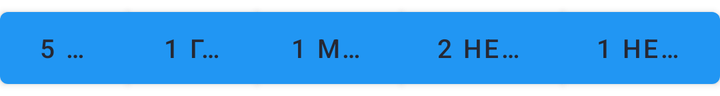
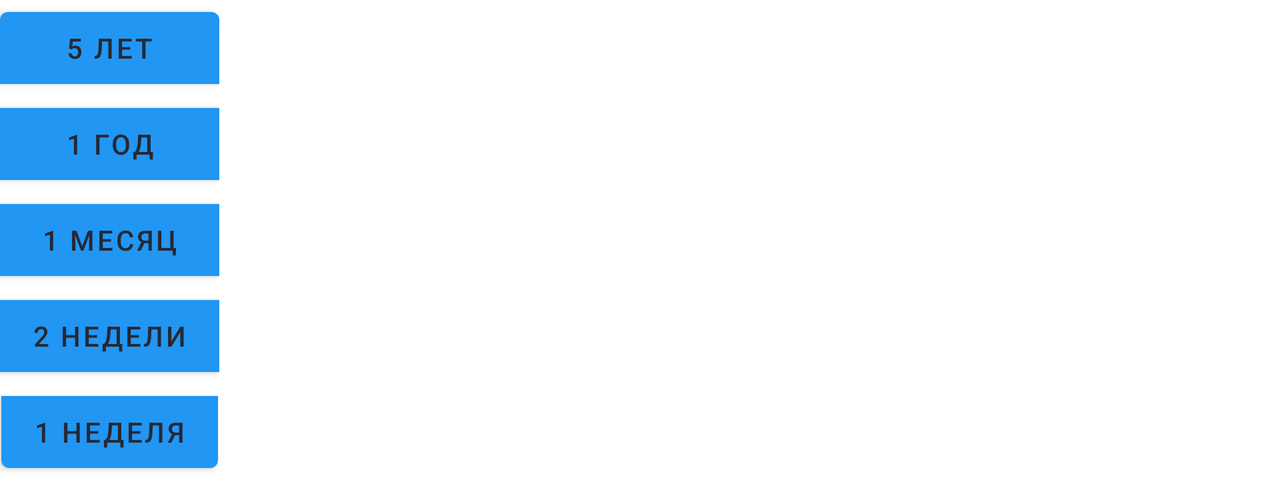

Compare how this app lays out the same screen by default and in its alternative resource folder. The renders come first, then the two layout files and the values they reference.
<!-- AndroidManifest.xml: application theme Theme.Stocks.NoActionBar -->
<!-- res/layout/dynamic_button_panel.xml -->
<?xml version="1.0" encoding="utf-8"?>
<com.google.android.material.button.MaterialButtonToggleGroup xmlns:android="http://schemas.android.com/apk/res/android"
    xmlns:app="http://schemas.android.com/apk/res-auto"
    android:id="@+id/button_group"
    android:layout_width="match_parent"
    android:layout_height="wrap_content"
    android:weightSum="5"
    app:selectionRequired="true"
    app:singleSelection="true">


    <com.google.android.material.button.MaterialButton
        android:id="@+id/year5"
        android:layout_width="wrap_content"
        android:layout_height="wrap_content"
        android:layout_weight="1"
        android:text="@string/years5"
        android:textSize="13sp" />

    <com.google.android.material.button.MaterialButton
        android:id="@+id/year1"
        android:layout_width="wrap_content"
        android:layout_height="wrap_content"

        android:layout_weight="1"
        android:text="@string/years1"
        android:textSize="13sp" />

    <com.google.android.material.button.MaterialButton
        android:id="@+id/month"
        android:layout_width="wrap_content"
        android:layout_height="wrap_content"

        android:layout_weight="1"
        android:text="@string/month1"
        android:textSize="13sp" />

    <com.google.android.material.button.MaterialButton
        android:id="@+id/week2"
        android:layout_width="wrap_content"
        android:layout_height="wrap_content"

        android:layout_weight="1"
        android:text="@string/weeks2"
        android:textSize="13sp" />


    <com.google.android.material.button.MaterialButton
        android:id="@+id/week1"
        android:layout_width="wrap_content"

        android:layout_height="wrap_content"
        android:layout_weight="1"
        android:text="@string/weeks1"
        android:textSize="13sp" />


</com.google.android.material.button.MaterialButtonToggleGroup>
<!-- resources referenced by this layout -->
<resources>
  <string name="month1">1 месяц</string>
  <string name="weeks1">1 неделя</string>
  <string name="weeks2">2 недели</string>
  <string name="years1">1 год</string>
  <string name="years5">5 лет</string>
  <style name="Theme.Stocks.NoActionBar">
          <item name="windowActionBar">false</item>
          <item name="windowNoTitle">true</item>
      </style>
</resources>
<!-- res/layout-land/dynamic_button_panel.xml (the repository's variant of the layout above) -->
<!-- drawn on the phone turned sideways -->
<?xml version="1.0" encoding="utf-8"?>
<com.google.android.material.button.MaterialButtonToggleGroup xmlns:android="http://schemas.android.com/apk/res/android"
    xmlns:app="http://schemas.android.com/apk/res-auto"
    android:id="@+id/button_group"
    android:layout_width="wrap_content"
    android:layout_height="wrap_content"
    android:gravity="center"
    android:orientation="vertical"
    app:selectionRequired="true"
    app:singleSelection="true">


    <com.google.android.material.button.MaterialButton
        android:id="@+id/year5"
        android:layout_width="match_parent"
        android:layout_height="wrap_content"
        android:layout_weight="1"
        android:text="@string/years5" />

    <com.google.android.material.button.MaterialButton
        android:id="@+id/year1"
        android:layout_width="match_parent"

        android:layout_height="wrap_content"
        android:layout_weight="1"
        android:text="@string/years1" />

    <com.google.android.material.button.MaterialButton
        android:id="@+id/month"
        android:layout_width="match_parent"

        android:layout_height="wrap_content"
        android:layout_weight="1"
        android:text="@string/month1" />

    <com.google.android.material.button.MaterialButton
        android:id="@+id/week2"
        android:layout_width="wrap_content"

        android:layout_height="wrap_content"
        android:layout_weight="1"
        android:text="@string/weeks2" />


    <com.google.android.material.button.MaterialButton
        android:id="@+id/week1"
        android:layout_width="wrap_content"
        android:layout_height="wrap_content"
        android:layout_weight="1"
        android:text="@string/weeks1" />


</com.google.android.material.button.MaterialButtonToggleGroup>
